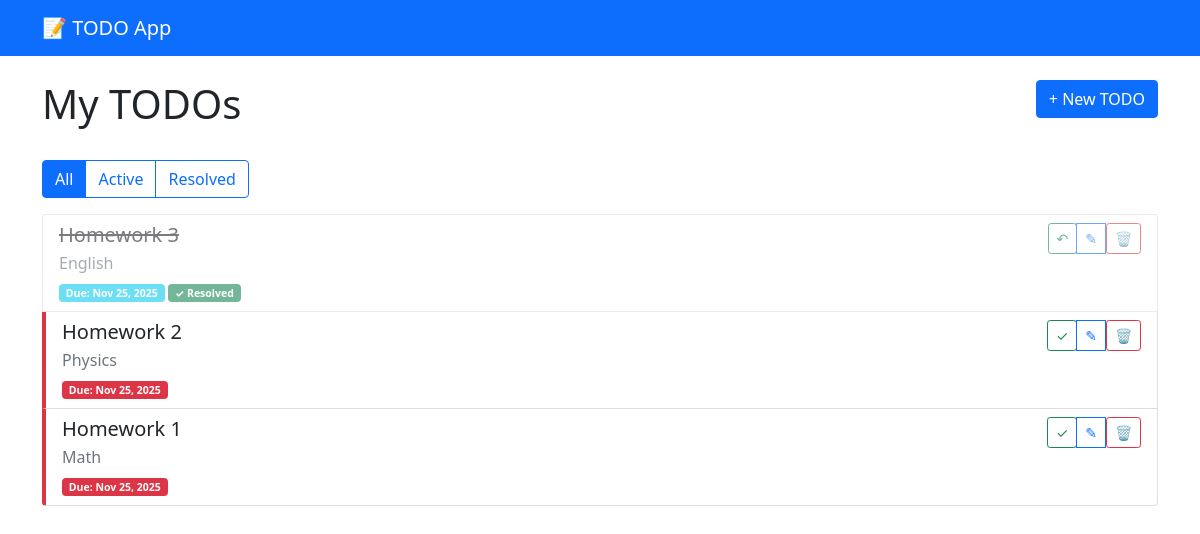
Page /todos/ on the earlier database version.
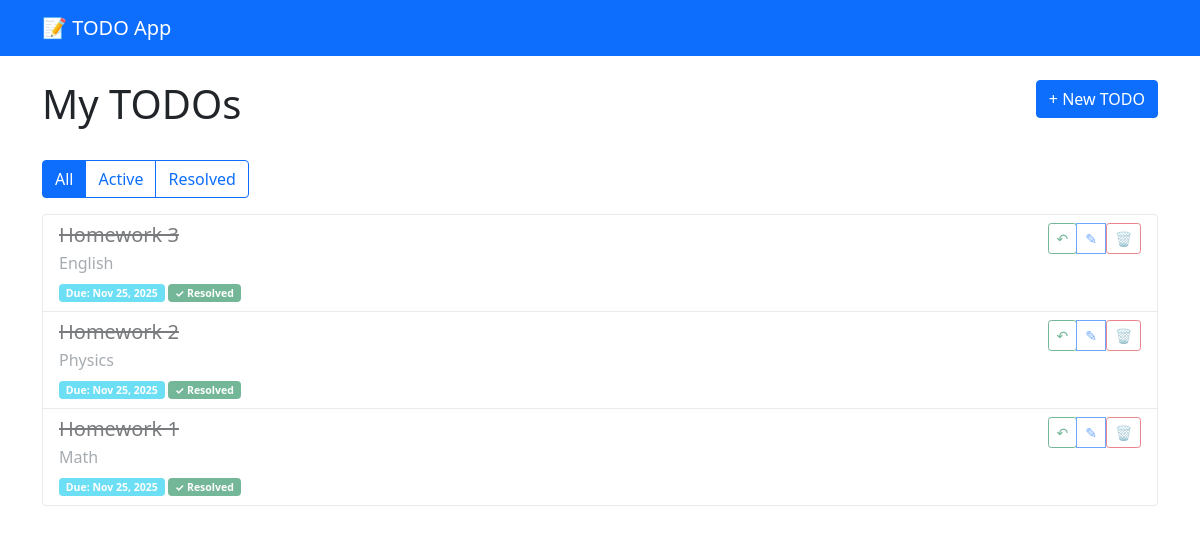
Same page on the later database version.
### todos/models.py (models this page shows, shortened)
class Todo(models.Model):
    title = models.CharField(max_length=200)
    description = models.TextField(blank=True)
    due_date = models.DateField(null=True, blank=True)
    is_resolved = models.BooleanField(default=False)
    created_at = models.DateTimeField(auto_now_add=True)
    updated_at = models.DateTimeField(auto_now=True)
    class Meta:
        ordering = ['-created_at']
    def is_overdue(self):
        if self.due_date and not self.is_resolved:
            return self.due_date < timezone.now().date()
        return False

### todos/views.py (the view)
# urls.py: path('', TodoListView.as_view(), name='todo_list'),
class TodoListView(ListView):
    model = Todo
    template_name = 'todos/todo_list.html'
    context_object_name = 'todos'
    def get_queryset(self):
        queryset = super().get_queryset()
        status = self.request.GET.get('status')
        if status == 'active':
            queryset = queryset.filter(is_resolved=False)
        elif status == 'resolved':
            queryset = queryset.filter(is_resolved=True)
        return queryset

### templates/todos/todo_list.html (shortened to what this page needs)
{% extends 'todos/base.html' %}
{% block content %}
    <div class="row mb-4">
        <div class="col">
            <h1>My TODOs</h1>
        </div>
        <div class="col text-end">
            <a href="{% url 'todo_create' %}" class="btn btn-primary">+ New TODO</a>
        </div>
    </div>
    <div class="btn-group mb-3" role="group">
        <a href="{% url 'todo_list' %}"
           class="btn btn-outline-primary {% if not request.GET.status %}active{% endif %}">All</a>
        <a href="?status=active"
           class="btn btn-outline-primary {% if request.GET.status == 'active' %}active{% endif %}">Active</a>
        <a href="?status=resolved"
           class="btn btn-outline-primary {% if request.GET.status == 'resolved' %}active{% endif %}">Resolved</a>
    </div>
    {% if todos %}
        <div class="list-group">
            {% for todo in todos %}
                <div class="list-group-item todo-item {% if todo.is_resolved %}resolved{% endif %} {% if todo.is_overdue %}overdue{% endif %}">
                    <div class="d-flex w-100 justify-content-between align-items-start">
                        <div class="flex-grow-1">
                            <h5 class="mb-1 {% if todo.is_resolved %}text-decoration-line-through{% endif %}">
                                {{ todo.title }}
                            </h5>
                            {% if todo.description %}
                                <p class="mb-1 text-muted">{{ todo.description }}</p>
                            {% endif %}
                            <small>
                                {% if todo.due_date %}
                                    <span class="badge {% if todo.is_overdue %}bg-danger{% else %}bg-info{% endif %}">
                                Due: {{ todo.due_date|date:"M d, Y" }}
                            </span>
                                {% endif %}
                                {% if todo.is_resolved %}
                                    <span class="badge bg-success">✓ Resolved</span>
                                {% endif %}
                            </small>
                        </div>
                        <div class="btn-group ms-3" role="group">
                            <form method="post" action="{% url 'todo_toggle' todo.pk %}" style="display: inline;">
                                <button type="submit" class="btn btn-sm btn-outline-success" title="Toggle status">
                                    {% if todo.is_resolved %}↶{% else %}✓{% endif %}
                                </button>
                            </form>
                            <a href="{% url 'todo_update' todo.pk %}" class="btn btn-sm btn-outline-primary"
                               title="Edit">✎</a>
                            <form method="post" action="{% url 'todo_delete' todo.pk %}" style="display: inline;"
                                  onsubmit="return confirm('Are you sure you want to delete this TODO?');">
                                <button type="submit" class="btn btn-sm btn-outline-danger" title="Delete">🗑</button>
                            </form>
                        </div>
                    </div>
                </div>
            {% endfor %}
        </div>
    {% else %}
        <div class="alert alert-info">
            No TODOs found. <a href="{% url 'todo_create' %}">Create your TODO!</a>
        </div>
    {% endif %}
{% endblock %}

Differences in the rows shown:
changed Todo "Homework 2": is_resolved "✓" → "✓ Resolved ↶"
changed Todo "Homework 1": is_resolved "✓" → "✓ Resolved ↶"
